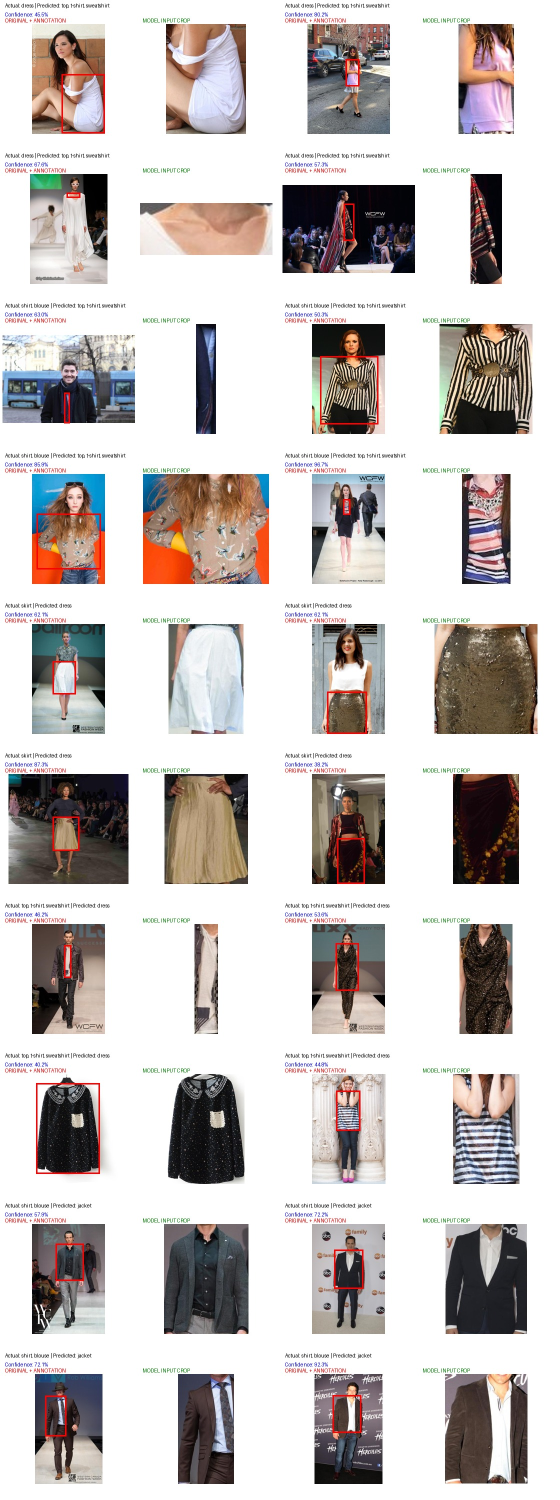
#> input picture AI-FASHION-OTD/ai-ml/kundana-clothing-recognition/reports/original_vs_crop_inspection.jpg, 1120 x 3000 px, given in place of 1245_164645.jpg, which was not available (shown at 1/2 size)
$ python make_error_contact_sheet.py
#> lines starting #> are read from the running program, lines starting #| are printed output that depends on the picture
import pandas as pd
from pathlib import Path
from PIL import Image, ImageDraw

BASE = Path("dataset/fashionpedia")
REPORTS = Path("reports")

PAIRS = [
    ("dress", "top, t-shirt, sweatshirt"),
    ("shirt, blouse", "top, t-shirt, sweatshirt"),
    ("skirt", "dress"),
    ("top, t-shirt, sweatshirt", "dress"),
    ("shirt, blouse", "jacket"),
]

CELL_W = 280
CELL_H = 260
COLUMNS = 4


def main():
    errors = pd.read_csv(
        REPORTS / "supervised_validation_errors.csv"
    )
#> (reads AI-FASHION-OTD/ai-ml/kundana-clothing-recognition/reports/supervised_validation_errors.csv from the repository)

    selected = []

    for actual, predicted in PAIRS:
        pair = errors[
            (errors["actual_category"] == actual) &
            (errors["predicted_category"] == predicted)
        ].head(4)

        selected.extend(pair.to_dict("records"))

    rows = (len(selected) + COLUMNS - 1) // COLUMNS

    sheet = Image.new(
        "RGB",
        (COLUMNS * CELL_W, rows * CELL_H),
        "white"
    )
#> sheet: PIL image 1120x1300 RGB; every value is 255

    draw = ImageDraw.Draw(sheet)

    for index, item in enumerate(selected):
        image_path = BASE / "crops" / item["image_file"]

        try:
            image = Image.open(image_path).convert("RGB")
#> image is the input picture: PIL image 1120x3000 RGB; mean R, G, B 202.3, 196.9, 195.3
            image.thumbnail((CELL_W - 20, 195))
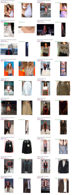
#> image: PIL image 73x195 RGB; mean R, G, B 201.9, 196.4, 194.8

            x = (index % COLUMNS) * CELL_W
            y = (index // COLUMNS) * CELL_H

            image_x = x + (CELL_W - image.width) // 2
#> image_x = 103
            sheet.paste(image, (image_x, y + 5))
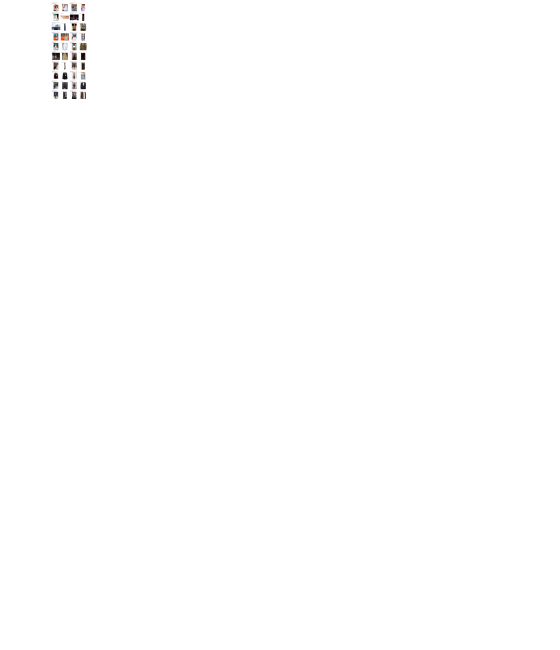
#> sheet: PIL image 1120x1300 RGB (shown at 1/2 size); mean R, G, B 254.5, 254.4, 254.4

            draw.text(
                (x + 8, y + 205),
                f"Actual: {item['actual_category'][:30]}",
                fill="black"
            )

            draw.text(
                (x + 8, y + 222),
                f"Predicted: {item['predicted_category'][:30]}",
                fill="red"
            )

            draw.text(
                (x + 8, y + 239),
                f"Confidence: {item['confidence']:.1f}%",
                fill="blue"
            )

        except Exception as error:
            print("Could not load:", image_path, error)
#> pass 2 of the loop in main, `for index, item in enumerate(selected):`:
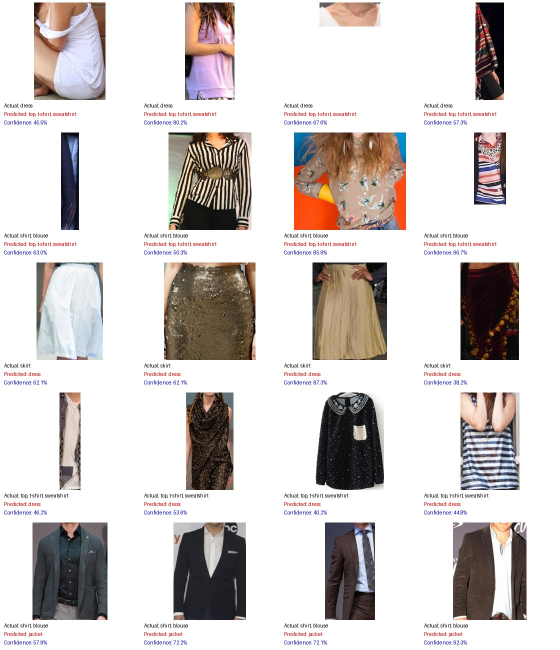
#> input picture AI-FASHION-OTD/ai-ml/kundana-clothing-recognition/reports/error_contact_sheet.jpg, 1120 x 1300 px, given in place of 4220_154473.jpg, which was not available (shown at 1/2 size)
#> in main, image is the input picture: PIL image 1120x1300 RGB; mean R, G, B 211.3, 205.8, 204.2
#> in main, `image.thumbnail((CELL_W - 20, 195))`:
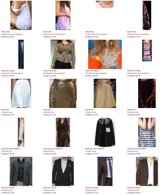
#> image: PIL image 168x195 RGB; mean R, G, B 211.1, 205.5, 203.9
#> in main, `sheet.paste(image, (image_x, y + 5))`:
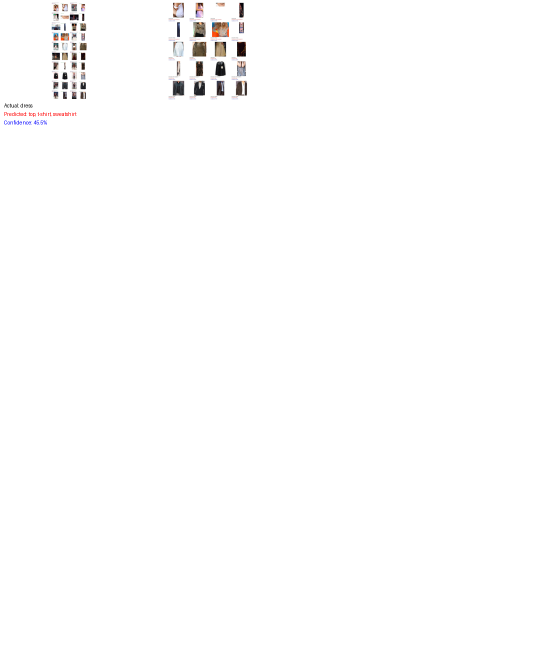
#> sheet: PIL image 1120x1300 RGB (shown at 1/2 size); mean R, G, B 253.4, 253.2, 253.2

    output = REPORTS / "error_contact_sheet.jpg"
    sheet.save(output, quality=90)
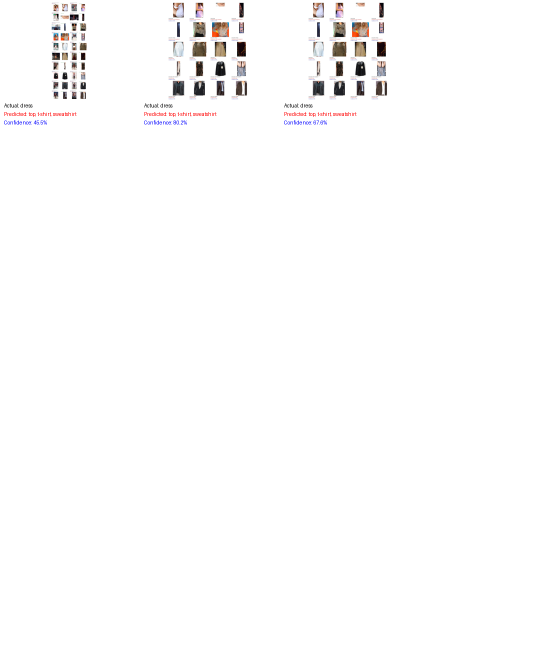
#> saved as error_contact_sheet.jpg: PIL image 1120x1300 RGB (shown at 1/2 size); mean R, G, B 252.3, 251.9, 251.9

    print("Contact sheet saved:", output)
#| Contact sheet saved: reports/error_contact_sheet.jpg
    print("Images included:", len(selected))


if __name__ == "__main__":
    main()
